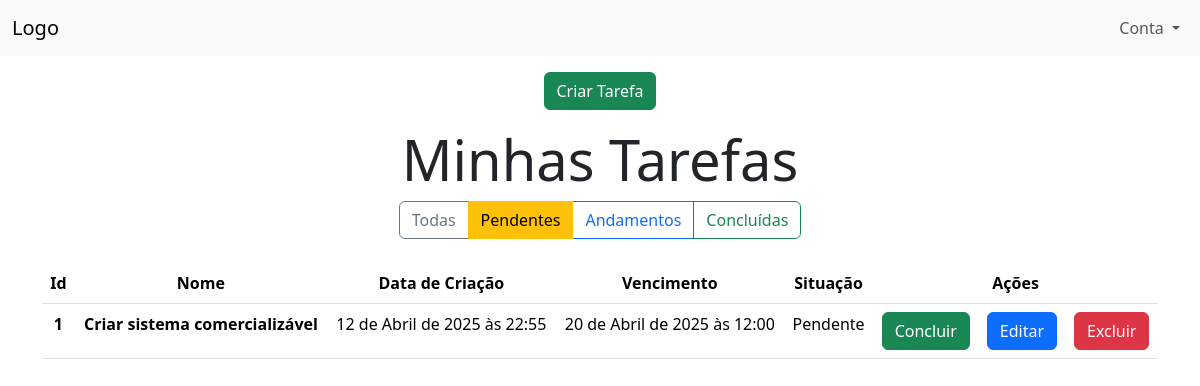
Page /task/home/?status_selecionado=pendentes (signed in) on the committed database.
### task/models.py (models this page shows, shortened)
class Task(models.Model):
    name = models.CharField(max_length=255)
    creation_date = models.DateTimeField(auto_now_add=True)
    expiration_date = models.DateTimeField()
    user = models.ForeignKey(User, on_delete=models.DO_NOTHING)
    status = models.CharField(max_length=20,
                               choices=StatusEnum.choices,
                                 default=StatusEnum.PENDING)

### task/views.py (the view)
# urls.py: path('home/', views.home, name='home'),
@login_required(login_url='/account/login')
def home(request):
    status = [status.value for status in StatusEnum]
    status_selecionado = request.GET.get('status_selecionado')
    user = request.user
    tasks = Task.objects.filter(user = user).all()
    if status_selecionado:
        if status_selecionado != 'Todas':
            if status_selecionado == 'pendentes':
                tasks = tasks.filter(status = StatusEnum.PENDING)
            if status_selecionado == 'andamentos':
                tasks = tasks.filter(status = StatusEnum.IN_PROGRESS)
            if status_selecionado == 'concluidas':
                tasks = tasks.filter(status = StatusEnum.FINISHED)
    return render(request, 'home.html', {'status': status, 'tasks': tasks, 'status_selecionado': status_selecionado})

### task/templates/home.html (shortened to what this page needs)
{% extends 'base.html' %}
{% block content %}
    {% include 'partials/navbar.html' %}
    <div class="d-flex justify-content-center mb-3 mt-3">
        <a href="{% url 'create_task' %}" class="btn btn-success">Criar Tarefa</a>
    </div>
    <div class='container'>
        <h1 class="text-center display-4">Minhas Tarefas</h1>
        <div class="d-flex justify-content-center mb-4">
            <div class="btn-group" role="group" aria-label="Filtro de Tarefas">
                <a href="?status_selecionado=todas" class="btn btn-outline-secondary {% if request.GET.status_selecionado == 'todas' or not request.GET.status_selecionado %}active{% endif %}">Todas</a>
                <a href="?status_selecionado=pendentes" class="btn btn-outline-warning {% if request.GET.status_selecionado == 'pendentes' %}active{% endif %}">Pendentes</a>
                <a href="?status_selecionado=andamentos" class="btn btn-outline-primary {% if request.GET.status_selecionado == 'andamentos' %}active{% endif %}">Andamentos</a>
                <a href="?status_selecionado=concluidas" class="btn btn-outline-success {% if request.GET.status_selecionado == 'concluidas' %}active{% endif %}">Concluídas</a>
            </div>
        </div>
        <table class="table">
            <thead>
              <tr class="text-center">
                <th scope="col">Id</th>
                <th scope="col">Nome</th>
                <th scope="col">Data de Criação</th>
                <th scope="col">Vencimento</th>
                <th scope="col">Situação</th>
                <th scope="col" colspan="3">Ações</th>
              </tr>
            </thead>
            <tbody>
              {% for task in tasks %}
                <tr class="text-center">
                    <th>{{task.id}}</th>
                    <th>{{task.name}}</th>
                    <td>{{task.creation_date}}</td>
                    <td>{{task.expiration_date}}</td>
                    <td>{{task.status}}</td>
                    <td><a class="btn btn-success" href="{% url 'finish_task' task.id %}">Concluir</a></td>
                    <td><a class="btn btn-primary" href="{% url 'edit_task' task.id %}">Editar</a></td>
                    <td><a class="btn btn-danger" href="{% url 'exclude_task' task.id %}">Excluir</a></td>
                </tr>
              {% endfor %}
            </tbody>
          </table>
    </div>
{% endblock %}

### rows in the picture
Task: id "1", name "Criar sistema comercializável", creation_date "12 de Abril de 2025 às 22:55", expiration_date "20 de Abril de 2025 às 12:00", status "Pendente"
